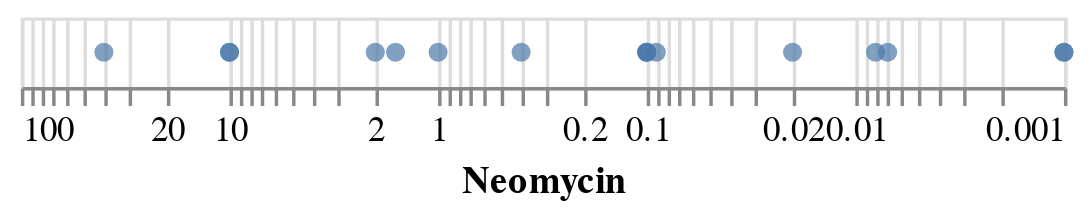

Notebook cell for this chart:
### Markdown cell above
### Styling an Axis

Keep in mind that lower dosages indicate higher effectiveness. 

We typically expect values that are "better" to be "up and to the right" within a chart. If we want to cater to this convention, we can reverse the axis to encode "effectiveness" as a reversed MIC scale. To do this, we can set the encoding `sort` property to `'descending'`:

### Code cell
alt.Chart(antibiotics).mark_circle().encode(
    alt.X('Neomycin:Q',
          sort='descending',
          scale=alt.Scale(type='log'))
)

### Figure 1 — Vega-Lite specification as saved in the notebook (floating-point values rounded to 4 significant figures)
{"config": {"view": {"continuousWidth": 300, "continuousHeight": 300}}, "data": {"name": "data-8833440f737304311e72aeeffd7b9881"}, "mark": {"type": "circle"}, "encoding": {"x": {"field": "Neomycin", "scale": {"type": "log"}, "sort": "descending", "type": "quantitative"}}, "$schema": "https://vega.github.io/schema/vega-lite/v5.8.0.json", "datasets": {"data-8833440f737304311e72aeeffd7b9881": [{"Bacteria": "Aerobacter aerogenes", "Penicillin": 870.0, "Streptomycin": 1.0, "Neomycin": 1.6, "Gram_Staining": "negative", "Genus": "other"}, {"Bacteria": "Bacillus anthracis", "Penicillin": 0.001, "Streptomycin": 0.01, "Neomycin": 0.007, "Gram_Staining": "positive", "Genus": "other"}, {"Bacteria": "Brucella abortus", "Penicillin": 1.0, "Streptomycin": 2.0, "Neomycin": 0.02, "Gram_Staining": "negative", "Genus": "other"}, {"Bacteria": "Diplococcus pneumoniae", "Penicillin": 0.005, "Streptomycin": 11.0, "Neomycin": 10.0, "Gram_Staining": "positive", "Genus": "other"}, {"Bacteria": "Escherichia coli", "Penicillin": 100.0, "Streptomycin": 0.4, "Neomycin": 0.1, "Gram_Staining": "negative", "Genus": "other"}, {"Bacteria": "Klebsiella pneumoniae", "Penicillin": 850.0, "Streptomycin": 1.2, "Neomycin": 1.0, "Gram_Staining": "negative", "Genus": "other"}, {"Bacteria": "Mycobacterium tuberculosis", "Penicillin": 800.0, "Streptomycin": 5.0, "Neomycin": 2.0, "Gram_Staining": "negative", "Genus": "other"}, {"Bacteria": "Proteus vulgaris", "Penicillin": 3.0, "Streptomycin": 0.1, "Neomycin": 0.1, "Gram_Staining": "negative", "Genus": "other"}, {"Bacteria": "Pseudomonas aeruginosa", "Penicillin": 850.0, "Streptomycin": 2.0, "Neomycin": 0.4, "Gram_Staining": "negative", "Genus": "other"}, {"Bacteria": "Salmonella (Eberthella) typhosa", "Penicillin": 1.0, "Streptomycin": 0.4, "Neomycin": 0.008, "Gram_Staining": "negative", "Genus": "Salmonella"}, {"Bacteria": "Salmonella schottmuelleri", "Penicillin": 10.0, "Streptomycin": 0.8, "Neomycin": 0.09, "Gram_Staining": "negative", "Genus": "Salmonella"}, {"Bacteria": "Staphylococcus albus", "Penicillin": 0.007, "Streptomycin": 0.1, "Neomycin": 0.001, "Gram_Staining": "positive", "Genus": "Staphylococcus"}, {"Bacteria": "Staphylococcus aureus", "Penicillin": 0.03, "Streptomycin": 0.03, "Neomycin": 0.001, "Gram_Staining": "positive", "Genus": "Staphylococcus"}, {"Bacteria": "Streptococcus fecalis", "Penicillin": 1.0, "Streptomycin": 1.0, "Neomycin": 0.1, "Gram_Staining": "positive", "Genus": "Streptococcus"}, {"Bacteria": "Streptococcus hemolyticus", "Penicillin": 0.001, "Streptomycin": 14.0, "Neomycin": 10.0, "Gram_Staining": "positive", "Genus": "Streptococcus"}, {"Bacteria": "Streptococcus viridans", "Penicillin": 0.005, "Streptomycin": 10.0, "Neomycin": 40.0, "Gram_Staining": "positive", "Genus": "Streptococcus"}]}}
